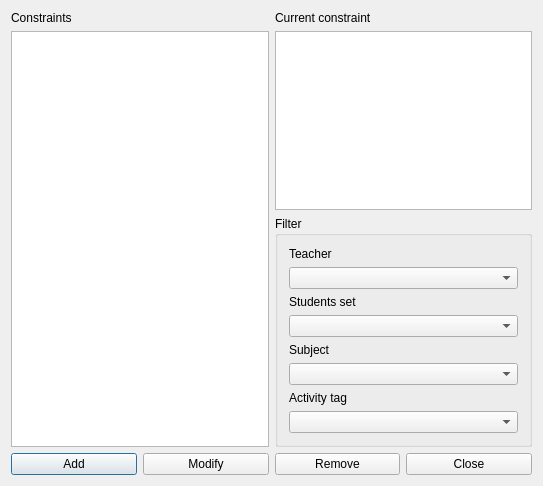
<?xml version="1.0" encoding="UTF-8"?>
<ui version="4.0">
 <class>ConstraintActivityPreferredStartingTimesForm_template</class>
 <widget class="QDialog" name="ConstraintActivityPreferredStartingTimesForm_template">
  <property name="geometry">
   <rect>
    <x>0</x>
    <y>0</y>
    <width>543</width>
    <height>486</height>
   </rect>
  </property>
  <property name="windowTitle">
   <string extracomment="This is the title of the dialog to see the list of all constraints of this type">Constraints activity preferred starting times</string>
  </property>
  <layout class="QGridLayout" name="gridLayout_2">
   <item row="0" column="0">
    <widget class="QLabel" name="constraintsTextLabel">
     <property name="frameShape">
      <enum>QFrame::NoFrame</enum>
     </property>
     <property name="frameShadow">
      <enum>QFrame::Plain</enum>
     </property>
     <property name="text">
      <string>Constraints</string>
     </property>
     <property name="wordWrap">
      <bool>false</bool>
     </property>
    </widget>
   </item>
   <item row="0" column="2">
    <widget class="QLabel" name="currentConstraintTextLabel">
     <property name="text">
      <string>Current constraint</string>
     </property>
     <property name="wordWrap">
      <bool>false</bool>
     </property>
    </widget>
   </item>
   <item row="1" column="0" rowspan="2" colspan="2">
    <widget class="QListWidget" name="constraintsListWidget"/>
   </item>
   <item row="1" column="2" colspan="2">
    <widget class="QPlainTextEdit" name="currentConstraintTextEdit"/>
   </item>
   <item row="2" column="2" colspan="2">
    <widget class="QGroupBox" name="filterGroupBox">
     <property name="title">
      <string>Filter</string>
     </property>
     <layout class="QGridLayout" name="gridLayout">
      <item row="0" column="0">
       <widget class="QLabel" name="teachersTextLabel">
        <property name="text">
         <string>Teacher</string>
        </property>
        <property name="wordWrap">
         <bool>false</bool>
        </property>
       </widget>
      </item>
      <item row="1" column="0">
       <widget class="QComboBox" name="teachersComboBox"/>
      </item>
      <item row="2" column="0">
       <widget class="QLabel" name="studentsTextLabel">
        <property name="text">
         <string>Students set</string>
        </property>
        <property name="wordWrap">
         <bool>false</bool>
        </property>
       </widget>
      </item>
      <item row="3" column="0">
       <widget class="QComboBox" name="studentsComboBox"/>
      </item>
      <item row="4" column="0">
       <widget class="QLabel" name="subjectsTextLabel">
        <property name="text">
         <string>Subject</string>
        </property>
        <property name="wordWrap">
         <bool>false</bool>
        </property>
       </widget>
      </item>
      <item row="5" column="0">
       <widget class="QComboBox" name="subjectsComboBox"/>
      </item>
      <item row="6" column="0">
       <widget class="QLabel" name="activityTagsTextLabel">
        <property name="text">
         <string>Activity tag</string>
        </property>
        <property name="wordWrap">
         <bool>false</bool>
        </property>
       </widget>
      </item>
      <item row="7" column="0">
       <widget class="QComboBox" name="activityTagsComboBox"/>
      </item>
     </layout>
    </widget>
   </item>
   <item row="3" column="0">
    <widget class="QPushButton" name="addConstraintPushButton">
     <property name="text">
      <string>Add</string>
     </property>
    </widget>
   </item>
   <item row="3" column="1">
    <widget class="QPushButton" name="modifyConstraintPushButton">
     <property name="enabled">
      <bool>true</bool>
     </property>
     <property name="text">
      <string>Modify</string>
     </property>
    </widget>
   </item>
   <item row="3" column="2">
    <widget class="QPushButton" name="removeConstraintPushButton">
     <property name="text">
      <string>Remove</string>
     </property>
    </widget>
   </item>
   <item row="3" column="3">
    <widget class="QPushButton" name="closePushButton">
     <property name="text">
      <string>Close</string>
     </property>
    </widget>
   </item>
  </layout>
 </widget>
 <layoutdefault spacing="6" margin="11"/>
 <resources/>
 <connections/>
</ui>
